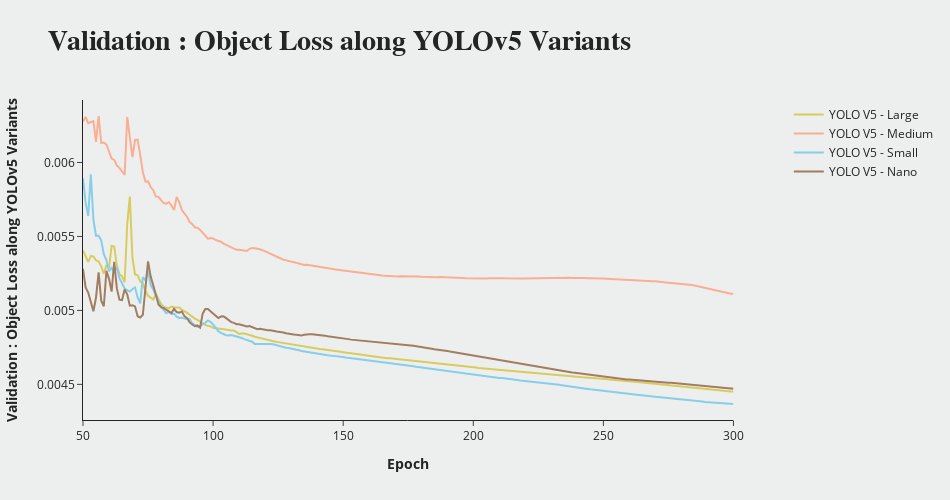

The cell this chart's notebook holds for it:
### Code cell
plot_line("/home/yanuar/Thesis/Model/YOLOv5_Yanuar/Results/Training/YOLOv5l/results.csv",
          "/home/yanuar/Thesis/Model/YOLOv5_Yanuar/Results/Training/YOLOv5m/results.csv", 
          "/home/yanuar/Thesis/Model/YOLOv5_Yanuar/Results/Training/YOLOv5s/results.csv", 
          "/home/yanuar/Thesis/Model/YOLOv5_Yanuar/Results/Training/YOLOv5n/results.csv",
          "val/obj_loss", "Validation : Object Loss along YOLOv5 Variants", 50)

### Figure 1 — Plotly figure (JSON) as saved in the notebook; plotly's stock layout.template omitted (floating-point values rounded to 4 significant figures; data arrays with more than 128 entries replaced by an {"elided": "..."} marker saying what was removed)
{"data": [{"line": {"color": "#d8cc5e", "dash": "solid", "width": 2}, "name": "YOLO V5 - Large", "type": "scatter", "x": {"elided": "251 int values"}, "y": {"elided": "251 float values"}}, {"line": {"color": "#faaf92", "dash": "solid", "width": 2}, "name": "YOLO V5 - Medium", "type": "scatter", "x": {"elided": "251 int values"}, "y": {"elided": "251 float values"}}, {"line": {"color": "skyblue", "dash": "solid", "width": 2}, "name": "YOLO V5 - Small", "type": "scatter", "x": {"elided": "251 int values"}, "y": {"elided": "251 float values"}}, {"line": {"color": "#a27d60", "dash": "solid", "width": 2}, "name": "YOLO V5 - Nano", "type": "scatter", "x": {"elided": "251 int values"}, "y": {"elided": "251 float values"}}], "layout": {"height": 500, "paper_bgcolor": "#edeeee", "plot_bgcolor": "#edeeee", "showlegend": true, "title": {"font": {"family": "Serif", "size": 28}, "text": "<b>Validation : Object Loss along YOLOv5 Variants<b>"}, "width": 950, "xaxis": {"anchor": "y", "domain": [0, 0.94], "tickmode": "array", "ticktext": ["0", "50", "100", "150", "200", "250", "300", "350"], "tickvals": [0, 50, 100, 150, 200, 250, 300], "title": {"text": "<b>Epoch<b>"}}, "yaxis": {"anchor": "x", "domain": [0, 1], "title": {"text": "<b>Validation : Object Loss along YOLOv5 Variants<b>"}}, "yaxis2": {"anchor": "x", "overlaying": "y", "side": "right"}}}
